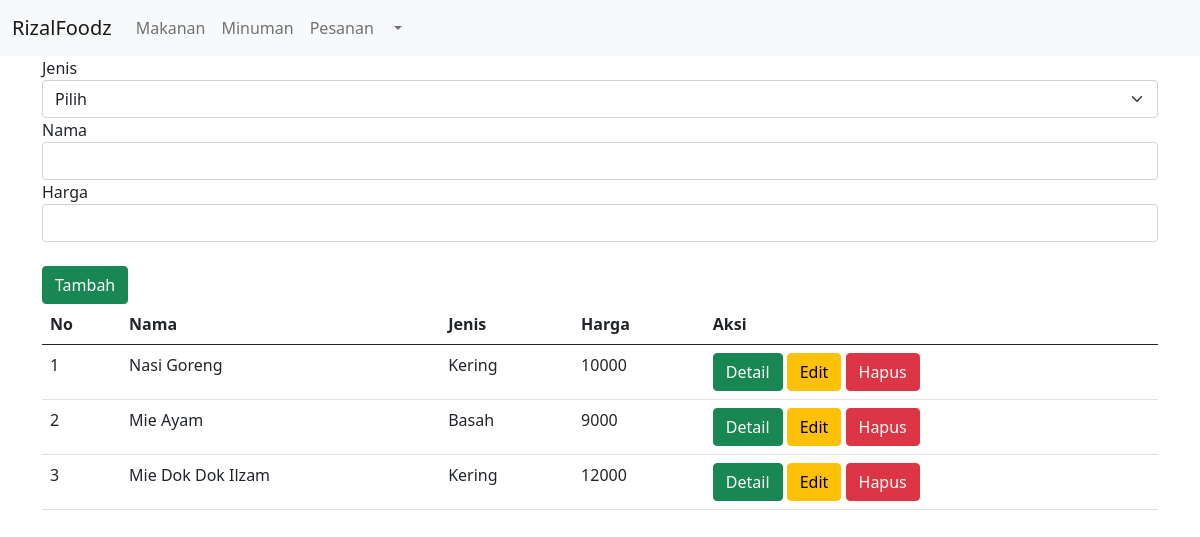
The page / on the database its author committed.
### makanan/models.py (models this page shows)
class makanan(models.Model):
    jenis = models.CharField(max_length=255)
    nama = CharField(max_length=255)
    harga = models.IntegerField()

### makanan/views.py (the view)
# urls.py: path('', views.readMakanan, name='readMakanan'),
def readMakanan(req):
    if req.POST:
        input_jenis = req.POST["jenis"]
        input_nama = req.POST["nama"]
        input_harga = req.POST["harga"]
        models.makanan.objects.create(jenis = input_jenis, nama= input_nama, harga = input_harga)
    data = models.makanan.objects.all()
    return render(req, "makanan/index.html", {
        "data": data,
    })

### templates/makanan/index.html (shortened to what this page needs)
<!DOCTYPE html>
<html lang="en">
<head>
    <link href="https://cdn.jsdelivr.net/npm/bootstrap@5.0.2/dist/css/bootstrap.min.css" rel="stylesheet">
</head>
<body>
    <section>
            <nav class="navbar navbar-expand-lg navbar-light bg-light">
                    <div class="container-fluid">
                            <a class="navbar-brand" href="#">RizalFoodz</a>
                            <div class="collapse navbar-collapse" id="navbarSupportedContent">
                              <ul class="navbar-nav me-auto mb-2 mb-lg-0">
                                <li class="nav-item">
                                  <a class="nav-link" href="">Makanan</a>
                                </li>
                                <li class="nav-item">
                                  <a class="nav-link" href="minuman">Minuman</a>
                                </li>
                                <li class="nav-item">
                                  <a class="nav-link" href="pesanan">Pesanan</a>
                                </li>
                                <li class="nav-item dropdown">
                                  <a class="nav-link dropdown-toggle" href="#" id="navbarDropdown" role="button" data-bs-toggle="dropdown" aria-expanded="false">
                                  </a>
                                </li>
                              </ul>
                            </div>
                          </div>
                    </nav>
    </section>
    <div class="container">
        <form action="" method="POST">
        <label>Jenis</label>
        <select class="form-select" name="jenis">
            <option selected>Pilih</option>
        </select>
        <label>Nama</label>
        <input type="text" name="nama" class="form-control">
        <label>Harga</label>
        <input type="text" name="harga" class="form-control"><br>
        <button type="submit" class="btn btn-success">Tambah</button>
        </form>
        <div>
            <table class="table">
                <thead>
                    <th>No</th>
                    <th>Nama</th>
                    <th>Jenis</th>
                    <th>Harga</th>
                    <th>Aksi</th>
                </thead>
                <tbody>
                    {% for d in data%}
                    <tr>
                      <td>{{forloop.counter}}</td>
                      <td>{{d.nama}}</td>
                      <td>{{d.jenis}}</td>
                      <td>{{d.harga}}</td>
                      <td>
                          <a href="/detail/{{d.id}}" class="btn btn-success">Detail</a>
                          <a href="/edit/{{d.id}}" class="btn btn-warning">Edit</a>
                          <a href="/hapus/{{d.id}}" class="btn btn-danger">Hapus</a>
                        </td>
                    </tr>
                    {% endfor %}
                </tbody>
            </table>
        </div>
   </div>
</body>
</html>

### rows shown on the page
makanan: nama "Nasi Goreng", jenis "Kering", harga "10000"
makanan: nama "Mie Ayam", jenis "Basah", harga "9000"
makanan: nama "Mie Dok Dok Ilzam", jenis "Kering", harga "12000"
